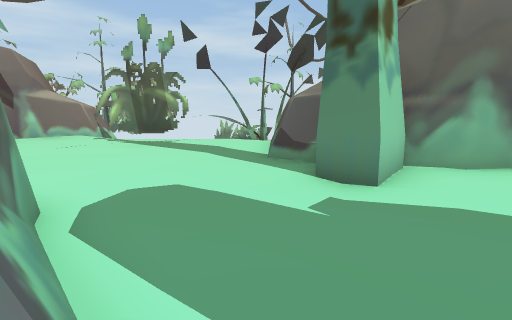
[1] (above)

14 first-person views from a walk through a 3-D level made in the Unity game engine. The camera is 1.5 m above the floor, tilts 8° down and sees 85° across. The floor is counted in squares, 1 m on a side. Each view is taken from the middle of a square. On the plan, view 1 faces up. The plan holds only what a view shows up to about 14 squares ahead; the rest is blank. The place goes on beyond the plan.

[2]
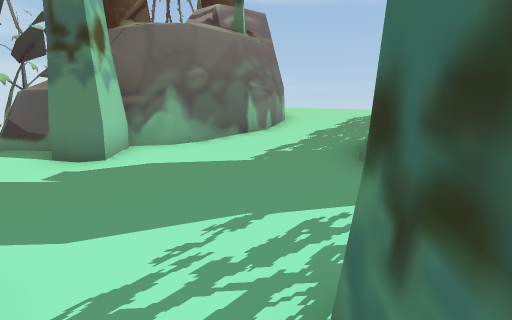

[3]
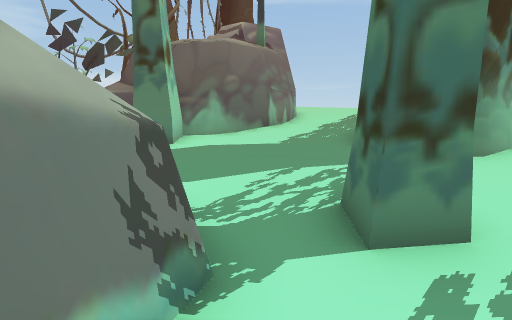

[4]
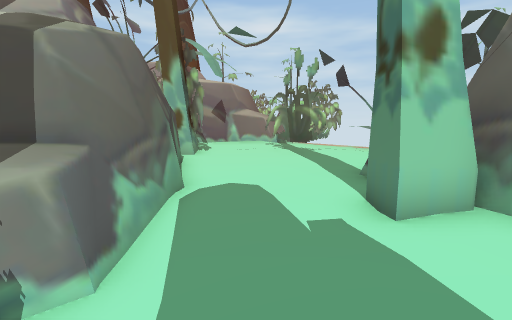

[5]
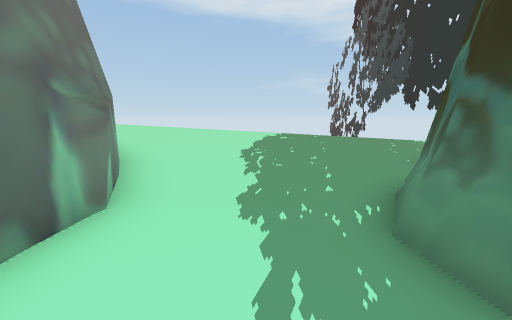

[6]
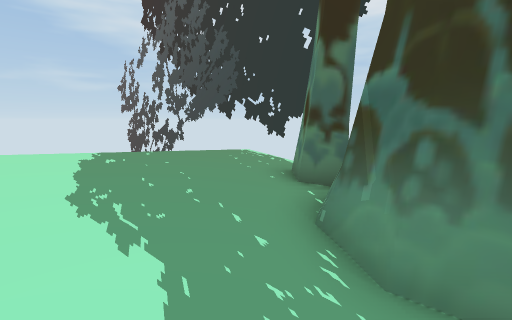

[7]
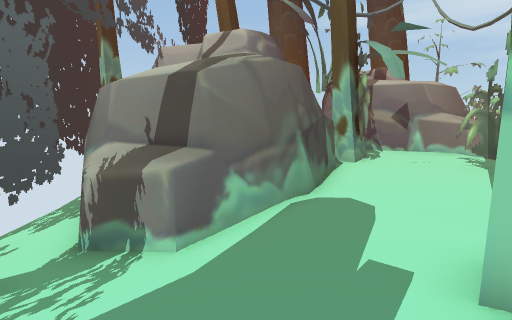

[8]
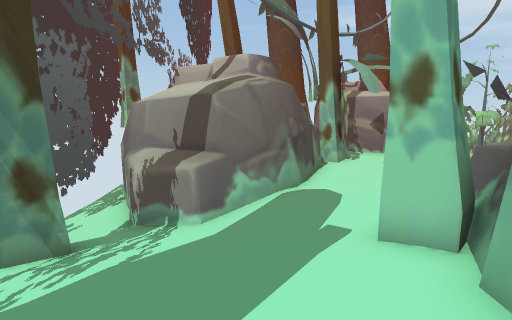

[9]
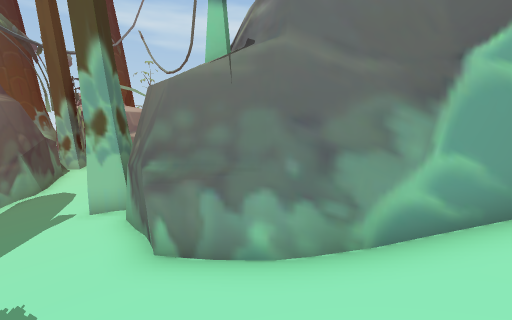

[10]
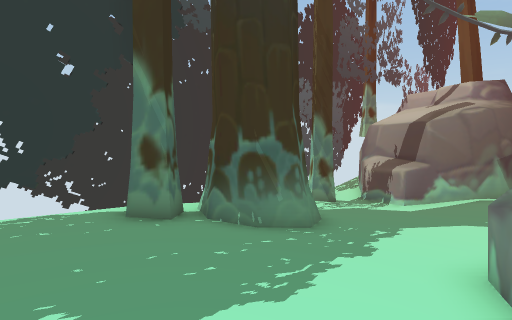

[11]
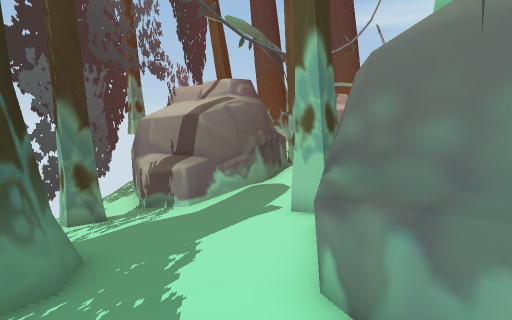

[12]
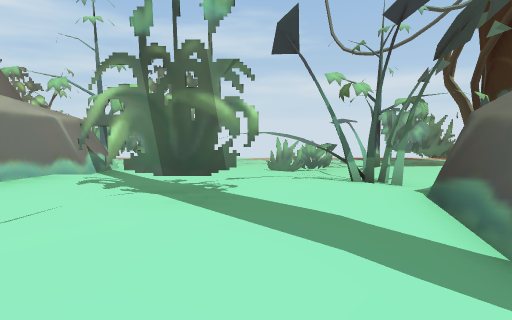

[13]
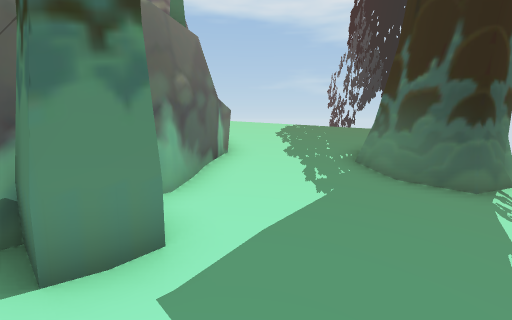

[14]
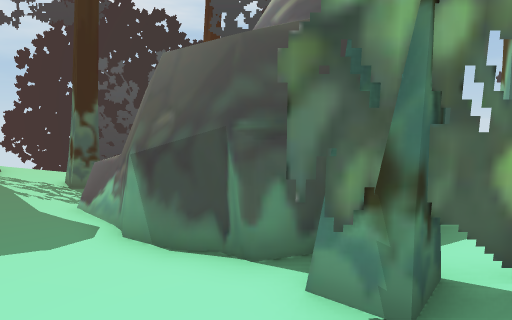

### Floor plan
Key: @ floor where view 1 was taken; # wall or solid block; . main floor; : floor 0.25 m higher than the main floor; - floor 0.25 m lower than the main floor; + floor 0.5 m higher than the main floor; _ floor 0.5 m lower than the main floor; * floor 0.75 m higher than the main floor; < floor 0.75 m lower than the main floor; % floor 1 m higher than the main floor; & floor 1.25 m higher than the main floor; $ floor 1.5 m higher than the main floor; / step, stairs or slope; = window, fence, low wall or low ledge; ^ raised ledge.
Columns run from 7 left of view 1 to 12 right of it. Each row starts with its distance up from view 1.
 11  ##
 10 #^#
  9 #^=# ####
  8 ##+###++#
  7 #+::::::##      ##$
  6 ##::.:::=#     ##&$
  5 ##:.....####  ##%/&
  4  ###.....#:#####%/&
  3    ##.---..://///%&
  2     ##--/..://///%&
  1      #=_/.../////%%
  0      #^@/-..###**%%
 -1      ##_/--.###**%%
 -2    ###</#/-.# ###*##
 -3    #<<<////.#   ####

Where each view was taken, in squares from view 1:
view 1: 0 up, 0 right, facing up
view 2: 2 down, 0 right, facing up-right
view 3: 3 down, 2 left, facing up-right
view 4: 0 up, 3 right, facing up-left
view 5: 2 up, 3 right, facing right
view 6: 3 up, 5 right, facing down-right
view 7: 2 up, 4 right, facing left
view 8: 2 up, 6 right, facing left
view 9: 2 up, 10 right, facing up-left
view 10: 4 up, 11 right, facing down-left
view 11: 3 up, 9 right, facing left
view 12: 4 up, 2 left, facing up
view 13: 3 up, 1 left, facing right
view 14: 8 up, 5 left, facing down
